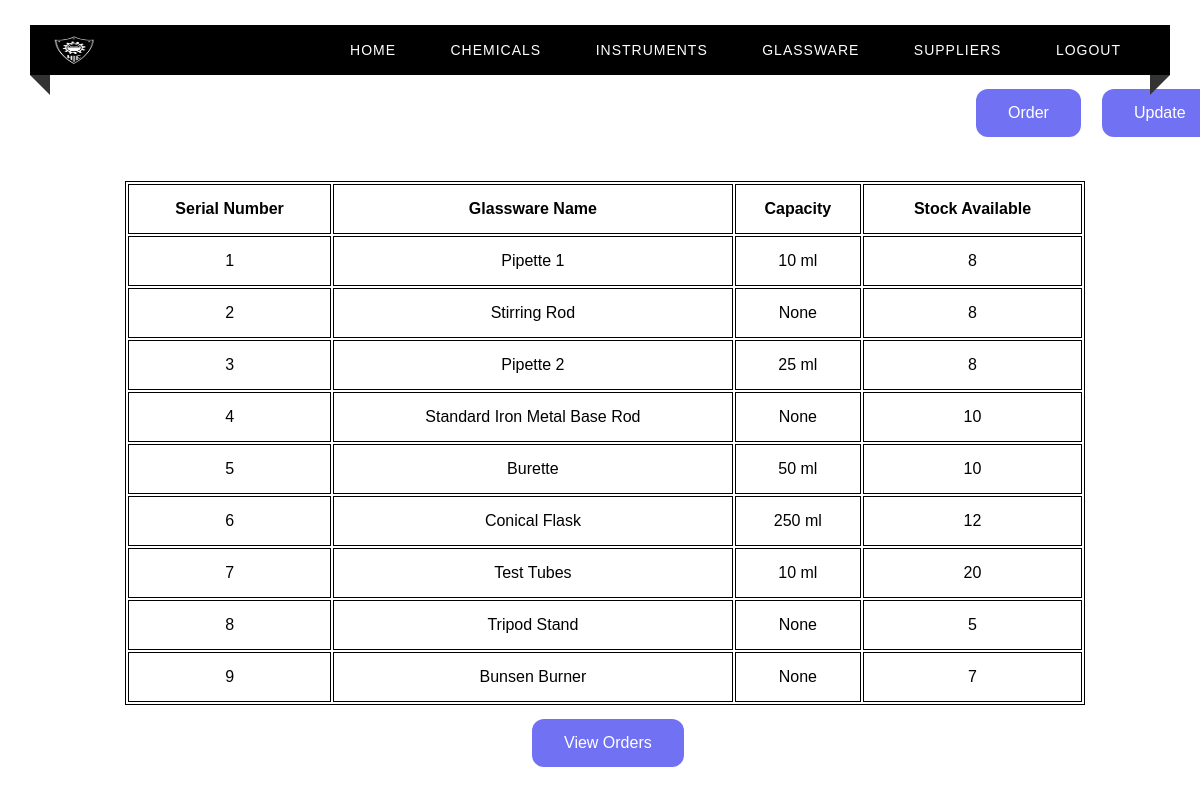
/glassware, run on the app's committed database.
### tables this page shows
CREATE TABLE GLASSWARE(
    Sno INTEGER UNIQUE ,
    Glass_Name VARCHAR(50) primary key,
    Capacity VARCHAR(10),
    Quantiy_Available integer(3)
);

### app.py (the view)
@app.route("/glassware")
def glassware() :
    c = get_db()
    cur = c.cursor()
    cur.execute("SELECT * from GLASSWARE")
    return render_template("glassware.html", test = cur.fetchall())

### app.py (called while the page is built)
def get_db():
    db = getattr(g, '_database', None)
    if db is None:
        db = g._database = sqlite3.connect(DATABASE)
    return db

@app.teardown_appcontext
def close_connection(exception):
    db = getattr(g, '_database', None)
    if db is not None:
        db.close()

### templates/glassware.html (shortened to what this page needs)
<html>
<head>
    <link rel="stylesheet" type="text/css" href="../static/home.css">
</head>
<body>
<div class="custom-padding">
        <nav>
            <div class="logo"><img src = "../static/nieLogo.png" width = "45px", height = "30px"></div>
            <ul class="menu-area">
                <li><a href="/home">Home</a></li>
                <li><a href="/chemicals">Chemicals</a></li>
                <li><a href="/instruments">Instruments</a></li>
                <li><a href="/glassware">Glassware</a></li>
                <li><a href="/suppliers">Suppliers</a></li>
                <li><a href="/">Logout</a></li>
            </ul>
        </nav>
        <a href="/updateGlasswareOptions" target = "_blank" class="button">Update</a>
        <a href="/orderGlassware" class="button1">Order</a>
        <div class="tab">
          <table align="center" style="margin-left : 125px; margin-top : 50px;">
              <th>Serial Number</th>
              <th>Glassware Name </th>
              <th>Capacity</th>
              <th>Stock Available</th>
            {% for row in test %}
            <tr>
                <td> {{ row[0] }}</td>
                <td> {{ row[1] }}</td>
                <td> {{ row[2] }}</td>
                <td> {{ row[3] }}</td>
            </tr>
            {% endfor %}
          </table>
        </div>
        <a href="/viewGlasswareOrders" class="button2">View Orders</a>
    </div>
</body>
</html>

### static/home.css (style rules this page uses)
* { margin: 0; padding: 0; outline: 0; box-sizing: border-box; }
body { background-image: url(books4.png) no-repeat center fixed; background-size: cover; background-position: center; }
.menu-area li a { text-decoration: none; }
.menu-area li { list-style-type: none; }
.custom-padding { padding-top: 25px; }
nav { position: relative; width: calc(100% - 60px); margin: 0 auto; padding: 10px 0; background: #000000; z-index: 1; text-align: right; padding-right: 2%; font-family: sans-serif; }
.logo { width: 15%; float: left; text-transform: uppercase; color: #fff; font-size: 25px; text-align: left; padding-left: 2%; }
.menu-area li { display: inline-block; }
.menu-area a { color: #fff; font-weight: 300; letter-spacing: 1px; text-transform: uppercase; display: block; padding: 0 25px; font-size: 14px; line-height: 30px; position: relative; z-index: 1; }
nav:before { position: absolute; content: ''; border-top: 10px solid #333; border-right: 10px solid #333; border-left: 10px solid transparent; border-bottom: 10px solid transparent; top: 100%; left: 0; }
nav:after { position: absolute; content: ''; border-top: 10px solid #333; border-left: 10px solid #333; border-right: 10px solid transparent; border-bottom: 10px solid transparent; top: 100%; right: 0; }
body { margin: 0; padding: 0; background: url(books3.jpg) no-repeat center fixed; background-size: cover; background-position: center; font-family: sans-serif; }

### templates/glassware.html (style rules this page uses)
.button { background-color: #7171F4; border: none; color: white; padding: 15px 32px; text-align: center; text-decoration: none; display: inline-block; font-size: 16px; margin: 4px 2px; cursor: pointer; border-radius: 12px; position: relative; left: 1100px; top: 10px; }
.button1 { background-color: #7171F4; border: none; color: white; padding: 15px 32px; text-align: center; text-decoration: none; display: inline-block; font-size: 16px; margin: 4px 2px; cursor: pointer; border-radius: 12px; position: relative; left: 850px; top: 10px; }
.button2 { background-color: #7171F4; border: none; color: white; padding: 15px 32px; text-align: center; text-decoration: none; display: inline-block; font-size: 16px; margin: 4px 2px; cursor: pointer; border-radius: 12px; position: relative; left: 530px; top: 10px; }
table { width: 80%; border: 1px solid black; }
th,td { height: 50px; border: 1px solid black; text-align: center; }

### data on the page
GLASSWARE: Sno "1", Glass_Name "Pipette 1", Capacity "10 ml", Quantiy_Available "8"
GLASSWARE: Sno "2", Glass_Name "Stirring Rod", row "None", Quantiy_Available "8"
GLASSWARE: Sno "3", Glass_Name "Pipette 2", Capacity "25 ml", Quantiy_Available "8"
GLASSWARE: Sno "4", Glass_Name "Standard Iron Metal Base Rod", row "None", Quantiy_Available "10"
GLASSWARE: Sno "5", Glass_Name "Burette", Capacity "50 ml", Quantiy_Available "10"
GLASSWARE: Sno "6", Glass_Name "Conical Flask", Capacity "250 ml", Quantiy_Available "12"
GLASSWARE: Sno "7", Glass_Name "Test Tubes", Capacity "10 ml", Quantiy_Available "20"
GLASSWARE: Sno "8", Glass_Name "Tripod Stand", row "None", Quantiy_Available "5"
GLASSWARE: Sno "9", Glass_Name "Bunsen Burner", row "None", Quantiy_Available "7"
